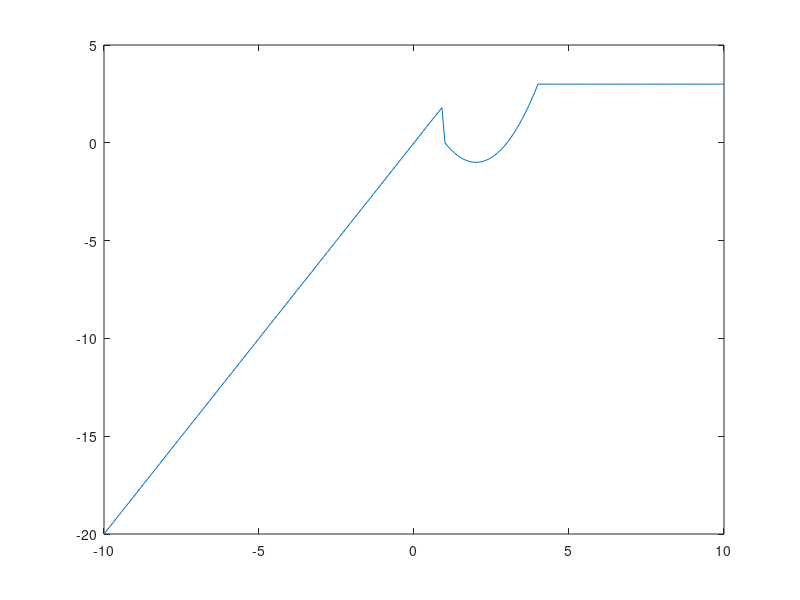

The MATLAB source for this figure: (Note: this script raises an error after producing the figure.)
%Ejercicio 1: 
%Representar la funcion y=x^3+2x-1 en el dominio de definicion [-10,10]
%Anadir nombre a los ejes de coordenadas y un titulo al grafico. 
x=-10:0.1:10;
y=(x.^3)+2*x-1;
plot(x,y)

clear

%Ejercicio 2:
%Representar las funciones y1=2x-1 y2=x^2+1, y3=-x-2 e y4=2*x^3 
%pudiendo visualizarlas en distintos graficos pero en la misma ventana dividida en cuatro. 
x=-10:0.1:10;
y1=2*x-1;
y2=(x.^2)+1;
y3=-x-2;
y4=2*(x.^3);
subplot(2,2,1),plot(x,y1),title("Grafica y1");
subplot(2,2,2),plot(x,y2),title("Grafica y2");
subplot(2,2,3),plot(x,y3),title("Grafica y3");
subplot(2,2,4),plot(x,y4),title("Grafica y4");

clear 
subplot(1,1,1);

%Ejercicio 3:
%Representar la funcion a trozos: 2x (si x<1), x^2-4x+3 (si 1<=x<=4)
%y 3 (si x>4) como una funcin a trozos.
x=-10:0.1:10;
f=(x<1).*(2*x)+((x>=1)&(x<=4)).*(x.^2-4*x+3)+(x>4).*3;  
plot(x,f)

clear

%Ejercicio 4:
%Utiliza el comando limit para calcular los limites laterales
%de la funcion tangente en el punto pi/2. Que responde Matlab si
%intentamos calcular directamente el limite de la tangente en ese punto?

syms x;
y=tan(x);
%Limites laterales:
limit((y),x,(pi/2),"left")     %+infinito
limit((y),x,(pi/2),"right")    %-infinito
%Limite directo:
limit((y),x,(pi/2))            %lim no existe, los laterales dan +-infinito

clear

%Ejercicio 5:
%Estudia la existencia de asintotas horizontales y verticales
%de f(x)=(3x^2+6x-1)/(x^2+x-3)
syms x;
y=(3*x.^2+6*x-1)/(x.^2+x-3);
%A.V
p=[1,1,-3];
r=roots(p);
limit((y),x,-2.3028,"left")  %= 6824147/549
limit((y),x,-2.3028,"right") %= 6824147/549
limit((y),x,1.3028,"left")   %= 74429147/549
limit((y),x,1.3028,"right")  %= 74429147/549
%No hay A.V

%A.H
limit((y),x,Inf,"left")      %= 3
limit((y),x,-Inf,"right")    %= 3
%Hay A.H en (y = 3)

%Ejercicio 6:
